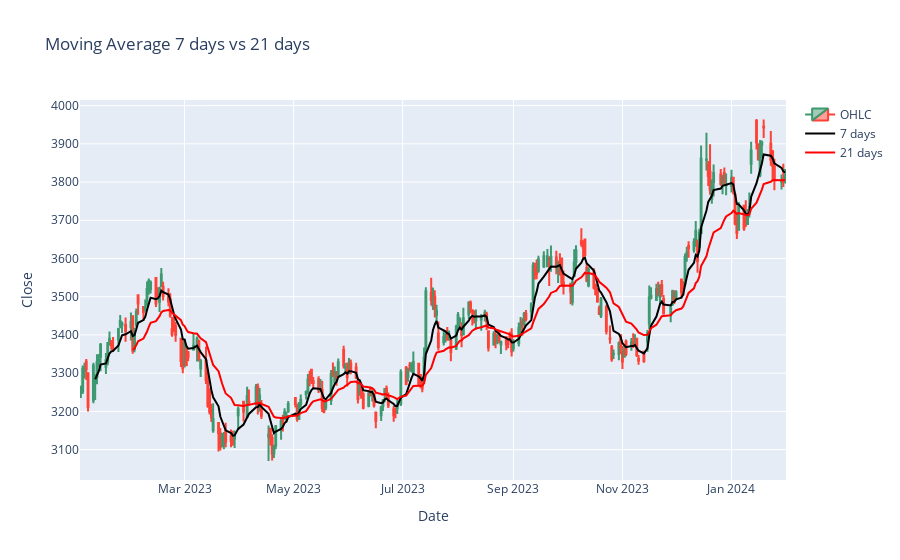

The notebook cell saved with this chart:
### Markdown cell above
# Entry Exit Indicator using EMA

1] when fast EMA cuts slow EMA from the bottom the signal is "buy"

2] when fast EMA cuts slow EMA from the above the signal is "sell"

Note: you can use other pairs of EMA also

### Code cell
# ohlc plot with fast and slow EMA
fn.ohlc_ma_chart(dataframe=df,ma_feature1='EXPONENTIAL_MA_7',ma_feature2='EXPONENTIAL_MA_21',name1='7 days',name2='21 days',color1='black',color2='red')

### Figure 1 — Plotly figure (JSON) as saved in the notebook; plotly's stock layout.template omitted (floating-point values rounded to 4 significant figures; data arrays with more than 128 entries replaced by an {"elided": "..."} marker saying what was removed)
{"data": [{"close": {"elided": "266 float values"}, "high": {"elided": "266 float values"}, "low": {"elided": "266 float values"}, "name": "OHLC", "open": {"elided": "266 float values"}, "type": "candlestick", "x": {"elided": "266 str values"}}, {"line": {"color": "black"}, "mode": "lines", "name": "7 days", "type": "scatter", "x": {"elided": "266 str values"}, "y": {"elided": "266 float values"}}, {"line": {"color": "red"}, "mode": "lines", "name": "21 days", "type": "scatter", "x": {"elided": "266 str values"}, "y": {"elided": "266 float values"}}], "layout": {"title": {"text": "Moving Average 7 days vs 21 days"}, "xaxis": {"rangeslider": {"visible": false}, "title": {"text": "Date"}}, "yaxis": {"title": {"text": "Close"}}}}
